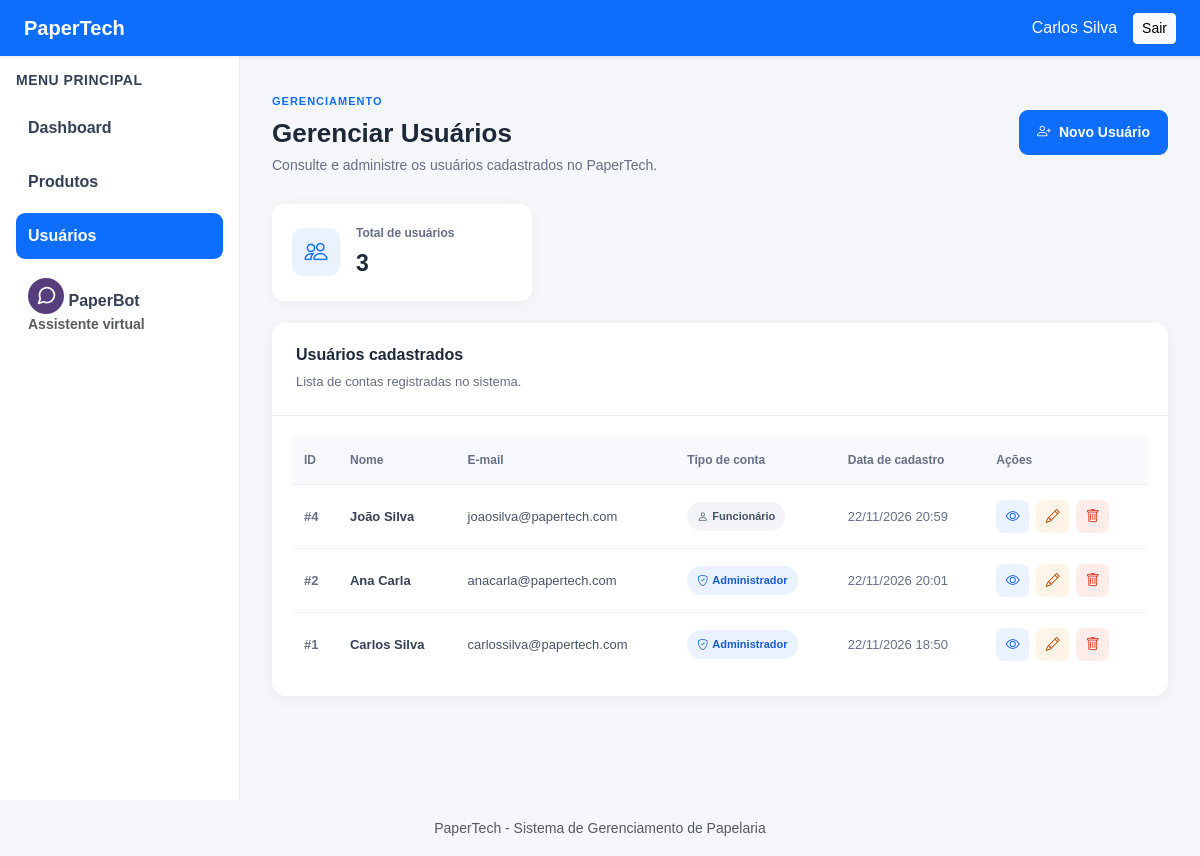
The app's page /modules/usuarios/index.php (signed in) with its own data.
### tables this page shows
CREATE TABLE `usuarios` (
  `id` int(11) NOT NULL,
  `nome` varchar(150) NOT NULL,
  `email` varchar(150) NOT NULL,
  `senha` varchar(255) NOT NULL,
  `tipo` enum('admin','funcionario') NOT NULL DEFAULT 'funcionario',
  `data_cadastro` datetime NOT NULL DEFAULT current_timestamp()
);

### modules/usuarios/index.php (the view, shortened to what this page needs)
<?php
require_once __DIR__ . '/../../config/database.php';
$sql = "SELECT id, nome, email, tipo, data_cadastro
        FROM usuarios
        ORDER BY id DESC";
$stmt = $pdo->query($sql);
$usuarios = $stmt->fetchAll();
?>
<?php require_once __DIR__ . '/../../includes/header.php'; ?>
<div class="main-container">
    <?php require_once __DIR__ . '/../../includes/sidebar.php'; ?>
    <main class="content">
        <div class="users-page-header">
            <div>
                <span class="users-eyebrow">GERENCIAMENTO</span>
                <h2>Gerenciar Usuários</h2>
                <p>Consulte e administre os usuários cadastrados no PaperTech.</p>
            </div>
            <a href="cadastrar.php" class="btn btn-primary users-new-button">
                <i class="bi bi-person-plus me-1"></i>
                Novo Usuário
            </a>
        </div>
        <div class="users-summary-card">
            <div class="users-summary-icon">
                <i class="bi bi-people"></i>
            </div>
            <div>
                <span>Total de usuários</span>
                <strong><?= count($usuarios) ?></strong>
            </div>
        </div>
        <div class="card users-table-card">
            <div class="card-header users-table-header">
                <div>
                    <h5>Usuários cadastrados</h5>
                    <small>Lista de contas registradas no sistema.</small>
                </div>
            </div>
            <div class="card-body">
                <div class="table-responsive">
                    <table class="table users-table align-middle">
                        <thead>
                            <tr>
                                <th>ID</th>
                                <th>Nome</th>
                                <th>E-mail</th>
                                <th>Tipo de conta</th>
                                <th>Data de cadastro</th>
                                <th>Ações</th>
                            </tr>
                        </thead>
                        <tbody>
                            <?php if (count($usuarios) > 0): ?>
                                <?php foreach ($usuarios as $usuario): ?>
                                    <tr>
                                        <td>
                                            <span class="users-id">
                                                #<?= (int) $usuario['id'] ?>
                                            </span>
                                        </td>
                                        <td>
                                            <strong class="users-name">
                                                <?= htmlspecialchars($usuario['nome'], ENT_QUOTES, 'UTF-8') ?>
                                            </strong>
                                        </td>
                                        <td>
                                            <span class="users-email">
                                                <?= htmlspecialchars($usuario['email'], ENT_QUOTES, 'UTF-8') ?>
                                            </span>
                                        </td>
                                        <td>
                                            <?php if ($usuario['tipo'] === 'admin'): ?>
                                                <span class="users-role users-role-admin">
                                                    <i class="bi bi-shield-check me-1"></i>
                                                    Administrador
                                                </span>
                                            <?php else: ?>
                                                <span class="users-role users-role-employee">
                                                    <i class="bi bi-person me-1"></i>
                                                    Funcionário
                                                </span>
                                            <?php endif; ?>
                                        </td>
                                        <td>
                                            <span class="users-date">
                                                <?= date('d/m/Y H:i', strtotime($usuario['data_cadastro'])) ?>
                                            </span>
                                        </td>
                                        <td>
                                            <div class="users-actions">
                                                <a
                                                    href="visualizar.php?id=<?= (int) $usuario['id'] ?>"
                                                    class="users-action-button users-action-view"
                                                    title="Visualizar usuário"
                                                    aria-label="Visualizar usuário"
                                                >
                                                    <i class="bi bi-eye"></i>
                                                </a>
                                                <a
                                                    href="editar.php?id=<?= (int) $usuario['id'] ?>"
                                                    class="users-action-button users-action-edit"
                                                    title="Editar usuário"
                                                    aria-label="Editar usuário"
                                                >
                                                    <i class="bi bi-pencil"></i>
                                                </a>
                                                <form
                                                    method="POST"
                                                    action="excluir.php"
                                                    onsubmit="return confirm('Tem certeza de que deseja excluir este usuário?');"
                                                >
                                                    <button
                                                        type="submit"
                                                        class="users-action-button users-action-delete"
                                                        title="Excluir usuário"
                                                        aria-label="Excluir usuário"
                                                    >
                                                        <i class="bi bi-trash"></i>
                                                    </button>
                                                </form>
                                            </div>
                                        </td>
                                    </tr>
                                <?php endforeach; ?>
                            <?php endif; ?>
                        </tbody>
                    </table>
                </div>
            </div>
        </div>
    </main>
</div>
<?php require_once __DIR__ . '/../../includes/footer.php'; ?>

### public/assets/css/style.css (style rules this page uses)
body { background-color: #f5f7fb; font-family: Arial, Helvetica, sans-serif; min-height: 100vh; display: flex; flex-direction: column; color: #202938; }
.main-container { display: flex; flex: 1; min-width: 0; }
.content { flex: 1; min-width: 0; padding: 32px; }
.users-page-header { display: flex; justify-content: space-between; align-items: center; gap: 20px; margin-bottom: 28px; }
.users-page-header h2 { color: #1d2939; font-size: 26px; font-weight: 700; margin: 6px 0; }
.users-page-header p { color: #667085; font-size: 14px; margin: 0; }
.users-eyebrow { color: #0d6efd; font-size: 11px; font-weight: 700; letter-spacing: 1px; }
.users-new-button { border-radius: 9px; padding: 11px 17px; font-size: 14px; font-weight: 600; white-space: nowrap; }
.users-summary-card { display: flex; align-items: center; gap: 16px; background: #ffffff; border-radius: 12px; padding: 20px; margin-bottom: 22px; box-shadow: 0 3px 15px rgba(16, 24, 40, 0.05); max-width: 260px; }
.users-summary-icon { width: 48px; height: 48px; display: flex; align-items: center; justify-content: center; background: #eaf2ff; color: #0d6efd; border-radius: 11px; font-size: 23px; }
.users-summary-card span { display: block; color: #667085; font-size: 12px; font-weight: 600; margin-bottom: 4px; }
.users-summary-card strong { display: block; color: #1d2939; font-size: 23px; font-weight: 700; }
.users-table-card { border: none; border-radius: 14px; overflow: hidden; box-shadow: 0 3px 15px rgba(16, 24, 40, 0.06); }
.users-table-header { background: #ffffff; border-bottom: 1px solid #eaecf0; padding: 22px 24px; }
.users-table-header h5 { color: #1d2939; font-size: 16px; font-weight: 700; margin: 0 0 5px; }
.users-table-header small { color: #667085; font-size: 13px; }
.users-table-card .card-body { padding: 20px; }
.users-table { margin-bottom: 0; }
.users-table thead th { color: #667085; background: #f8f9fc; font-size: 12px; font-weight: 700; white-space: nowrap; padding: 15px 12px; border-bottom: 1px solid #eaecf0; }
.users-table tbody td { color: #344054; font-size: 13px; padding: 15px 12px; border-bottom: 1px solid #f0f1f3; }
.users-table tbody tr:last-child td { border-bottom: none; }
.users-id { color: #667085; font-weight: 600; }
.users-name { color: #344054; font-weight: 600; }
.users-email { color: #475467; }
.users-date { color: #667085; white-space: nowrap; }
.users-role { display: inline-flex; align-items: center; padding: 6px 10px; border-radius: 20px; font-size: 11px; font-weight: 700; white-space: nowrap; }
.users-role-admin { background: #eaf2ff; color: #175cd3; }
.users-role-employee { background: #f2f4f7; color: #475467; }
.users-actions { display: flex; align-items: center; gap: 7px; }
.users-actions form { margin: 0; }
.users-action-button { width: 33px; height: 33px; display: inline-flex; align-items: center; justify-content: center; border: none; border-radius: 8px; font-size: 14px; text-decoration: none; cursor: pointer; transition: background-color 0.2s ease, transform 0.2s ease; }
.users-action-view { background: #eaf2ff; color: #175cd3; }
.users-action-edit { background: #fff4e5; color: #b54708; }
.users-action-delete { background: #feeceb; color: #d92d20; }

### records on screen
usuarios: id "4", nome "João Silva", email "joaosilva@papertech.com", tipo "funcionario" (drawn), data_cadastro "22/11/2026 20:59"
usuarios: id "2", nome "Ana Carla", email "anacarla@papertech.com", tipo "admin" (drawn), data_cadastro "22/11/2026 20:01"
usuarios: id "1", nome "Carlos Silva", email "carlossilva@papertech.com", tipo "admin" (drawn), data_cadastro "22/11/2026 18:50"

### other values on screen
$nomeUsuario "Carlos Silva"
count($usuarios) "3"
